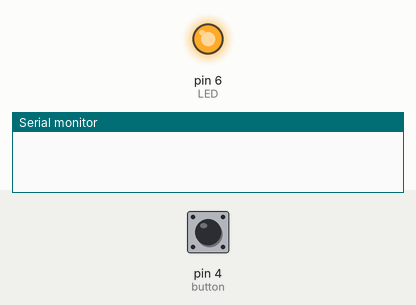
Recording of a sketch running on a simulated Arduino Uno, built with avr-gcc and run on an emulated ATmega328P. On the bench: output pins drawn as LEDs (lit = HIGH), the last lines printed to the serial monitor. The test bench sets the inputs (shaded band); at power-on: pin 4 (button) HIGH.

Above: at 0.1 s.
At 1.1 s:
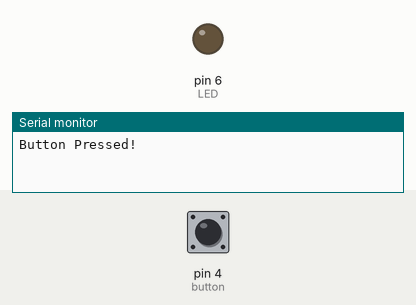
Timing chart, 0 to 2.6 s (numbered marks = the images above):
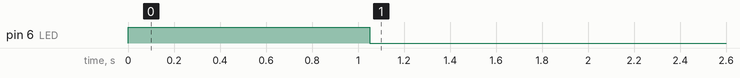

Measured:
- by itself, pin 6 (LED): HIGH → LOW at 1.1 s

The sketch:

toggleButtonLed.ino
```cpp
// (licence header left out)
// libraries
#include "Arduino_SensorKit.h"

// defined items
#define button 4  // define the connected button to D4
#define LED 6     // define the connected LED to D6

// global variables
// initial state of the variable for reading the status of the push button and debounce the push button
int ledState = HIGH;        // the current state of the output pin
int button_state = 0;       // the current reading from the input pin
int lastButtonState = LOW;  // the previous reading from the input pin

/* time measured in milliseconds as a 'unsigned long' datatype, would quickly become a bigger number than can be stored in an int. */
unsigned long lastDebounceTime = 0;  // the last time the output pin was toggled
unsigned long debounceDelay = 50;    // the debounce time; increase if the output flickers

void setup() {
  // put your setup code here, to run once:
  Serial.begin(9600);  // baud rate
  // initialize the push button pin as an input device
  pinMode(button, INPUT_PULLUP);
  // initialized the LED as an output device
  pinMode(LED, OUTPUT);

  // set initial LED state
  digitalWrite(LED, ledState);

  delay(1000);  // what for initialization to complete;
}

void loop() {
  // put your main code here, to run repeatedly:
  // read the state of the push button value
  int reading = digitalRead(button);

  // If the switch changed, due to noise or pressing:
  if (reading != lastButtonState) {
    // reset the debouncing timer
    lastDebounceTime = millis();
  }


  if ((millis() - lastDebounceTime) > debounceDelay) {
    // whatever the reading is at, it's been there for longer than the debounce
    // delay, so take it as the actual current state:

    // if the button state has changed:
    if (reading != button_state) {
      button_state = reading;

      // only toggle the LED if the new button state is HIGH
      if (button_state == HIGH) {
        ledState = !ledState;
        Serial.println("Button Pressed!");
      }
    }
  }

  // set the LED:
  digitalWrite(LED, ledState);

  // save the reading. Next time through the loop, it'll be the lastButtonState:
  lastButtonState = reading;

  // end of file
}
```
